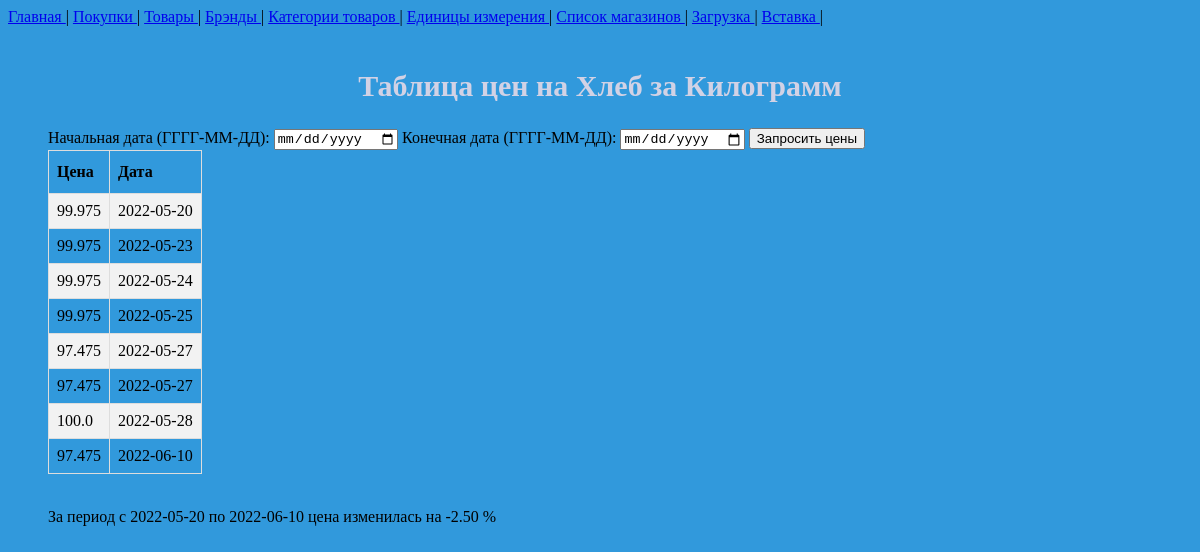
/price/list/2, run on the app's committed database.
### buy/models.py (models this page shows, shortened)
class Buy(models.Model):
    product = models.ForeignKey(Product, on_delete=models.PROTECT)
    amount = models.FloatField(validators=[MinValueValidator(0), ])
    date = models.DateField()
    unit = models.ForeignKey(Unit, on_delete=models.PROTECT)
    magazine = models.ForeignKey(Magazine, models.PROTECT)
    price = models.FloatField(validators=[MinValueValidator(0), ])
    brand = models.ForeignKey(Brand, models.PROTECT, null=True, blank=True)
    def unit_price(self):
        return self.price / self.amount

class Product(models.Model):
    name = models.CharField(max_length=100)
    category = models.ForeignKey(Category, models.PROTECT, null=True, blank=True)

class Unit(models.Model):
    name = models.CharField(max_length=20)
    name_mini = models.CharField(max_length=5)

### buy/views.py (the view, shortened to what this page needs)
# urls.py: path('price/list/<int:pk>', views.show_list_price, name='list-price'),
def show_list_price(request, pk: int):
    form = GetDatePeriod()
    prices = Buy.objects.filter(Q(product=pk)).order_by('date')
    return render(request, 'buy/list_price.html', {
        'date_start': prices[0].date,
        'date_end': prices[len(prices) - 1].date,
        'delta_price': delta_price(prices),
        'object_list': prices,
        'form': form,
        'pk': pk,
    })

### buy/forms.py
class GetDatePeriod(forms.Form):
    date_start = forms.DateField(label='Начальная дата (ГГГГ-ММ-ДД)', widget=DateInput())
    date_end = forms.DateField(label='Конечная дата (ГГГГ-ММ-ДД)', widget=DateInput())

### buy/libs/utils.py (called while the page is built)
def delta_price(list_buy):
    if len(list_buy) > 0:
        first_value = list_buy[0].unit_price()
        last_value = list_buy[len(list_buy)-1].unit_price()
        delta = (last_value - first_value) / first_value * 100
        return delta
    else:
        return 0

### buy/templates/buy/list_price.html (shortened to what this page needs)
{% extends 'buy/base.html' %}
{% block content %}
    {% include 'includes/navbar.html' %}
    <br>
    <h2>Таблица цен на {{ object_list.0.product.name }} за {{ object_list.0.unit.name }}</h2>
    <ul>
        <form action="{% url 'list-price' pk %}" method="post">
            {{ form }}
            <button type="submit"> Запросить цены </button>
        </form>
        <table>
            <tr>
                <th>Цена</th>
                <th>Дата</th>
            </tr>
                {% for product in object_list %}
                    <tr>
                        <td> {{ product.unit_price }} </td>
                        <td> {{ product.date|date:"Y-m-d" }} </td>
                    </tr>
                {% endfor %}
        </table>
        <br>
        <p> За период с {{ date_start|date:"Y-m-d"}} по {{ date_end|date:"Y-m-d" }} цена изменилась на {{ delta_price|floatformat:2 }} %</p>
    </ul>
{% endblock %}

### static/css/base.css (style rules this page uses)
html { background-color: #3199dc; }
h2 { color: #d2d2e5; text-align: center; font-family: "Comic Sans MS", "Comic Sans", cursive; font-size: 30px; }
table { border-collapse: collapse; }
table td, table th { border: 1px solid #ddd; padding: 8px; }
table tr:nth-child(even) { background-color: #f2f2f2; }
table th { padding-top: 12px; padding-bottom: 12px; text-align: left; }

### data on the page
Buy: product.name "Хлеб", unit.name "Килограмм", unit_price "99.975", date "2022-05-20"
Buy: unit_price "99.975", date "2022-05-23"
Buy: unit_price "99.975", date "2022-05-24"
Buy: unit_price "99.975", date "2022-05-25"
Buy: unit_price "97.475", date "2022-05-27"
Buy: unit_price "97.475", date "2022-05-27"
Buy: unit_price "100.0", date "2022-05-28"
Buy: unit_price "97.475", date "2022-06-10"

### other printed values
{{ delta_price|floatformat:2 }} "-2.50"
